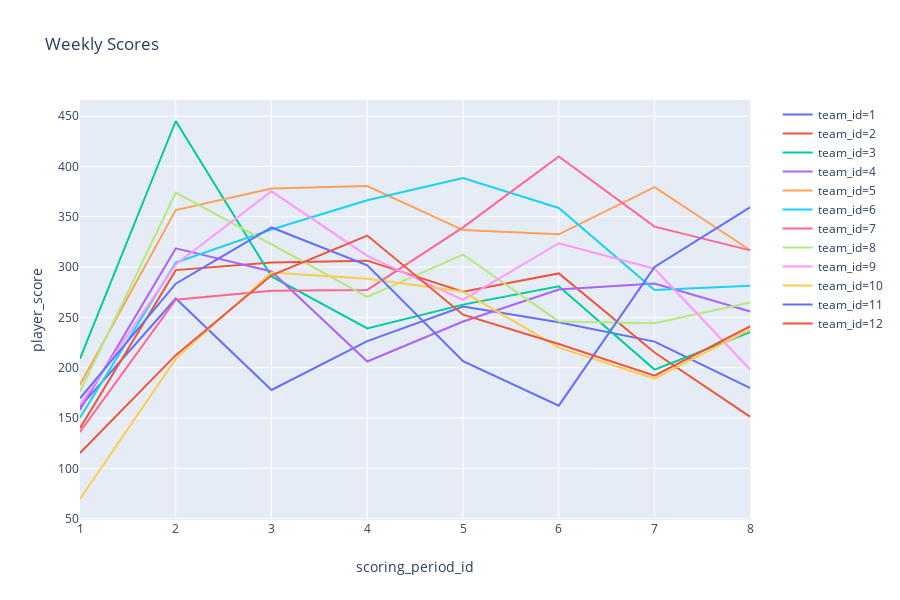

Notebook cell for this chart:
### Code cell
import plotly.express as px


fig = px.line(weekly_score, 
              x='scoring_period_id', 
              y='player_score', 
              color='team_id',
              title='Weekly Scores')
fig.show()

### Figure 1 — Plotly figure (JSON) as saved in the notebook; plotly's stock layout.template omitted (floating-point values rounded to 4 significant figures)
{"data": [{"hoverlabel": {"namelength": 0}, "hovertemplate": "team_id=1<br>scoring_period_id=%{x}<br>player_score=%{y}", "legendgroup": "team_id=1", "line": {"color": "#636efa", "dash": "solid"}, "mode": "lines", "name": "team_id=1", "showlegend": true, "type": "scatter", "x": [1, 2, 3, 4, 5, 6, 7, 8], "xaxis": "x", "y": [161.0, 268.8, 177.9, 226.4, 260.8, 245.2, 225.9, 179.7], "yaxis": "y"}, {"hoverlabel": {"namelength": 0}, "hovertemplate": "team_id=2<br>scoring_period_id=%{x}<br>player_score=%{y}", "legendgroup": "team_id=2", "line": {"color": "#EF553B", "dash": "solid"}, "mode": "lines", "name": "team_id=2", "showlegend": true, "type": "scatter", "x": [1, 2, 3, 4, 5, 6, 7, 8], "xaxis": "x", "y": [139.8, 297, 304.5, 306.4, 275.6, 293.7, 215.1, 151.1], "yaxis": "y"}, {"hoverlabel": {"namelength": 0}, "hovertemplate": "team_id=3<br>scoring_period_id=%{x}<br>player_score=%{y}", "legendgroup": "team_id=3", "line": {"color": "#00cc96", "dash": "solid"}, "mode": "lines", "name": "team_id=3", "showlegend": true, "type": "scatter", "x": [1, 2, 3, 4, 5, 6, 7, 8], "xaxis": "x", "y": [208.9, 445.2, 290.7, 239.1, 262.7, 280.9, 198.1, 235.4], "yaxis": "y"}, {"hoverlabel": {"namelength": 0}, "hovertemplate": "team_id=4<br>scoring_period_id=%{x}<br>player_score=%{y}", "legendgroup": "team_id=4", "line": {"color": "#ab63fa", "dash": "solid"}, "mode": "lines", "name": "team_id=4", "showlegend": true, "type": "scatter", "x": [1, 2, 3, 4, 5, 6, 7, 8], "xaxis": "x", "y": [158.3, 318.6, 295.6, 206.2, 245.9, 277.7, 283.7, 255.9], "yaxis": "y"}, {"hoverlabel": {"namelength": 0}, "hovertemplate": "team_id=5<br>scoring_period_id=%{x}<br>player_score=%{y}", "legendgroup": "team_id=5", "line": {"color": "#FFA15A", "dash": "solid"}, "mode": "lines", "name": "team_id=5", "showlegend": true, "type": "scatter", "x": [1, 2, 3, 4, 5, 6, 7, 8], "xaxis": "x", "y": [183, 356.7, 378.0, 380.6, 336.8, 332.6, 379.5, 316.7], "yaxis": "y"}, {"hoverlabel": {"namelength": 0}, "hovertemplate": "team_id=6<br>scoring_period_id=%{x}<br>player_score=%{y}", "legendgroup": "team_id=6", "line": {"color": "#19d3f3", "dash": "solid"}, "mode": "lines", "name": "team_id=6", "showlegend": true, "type": "scatter", "x": [1, 2, 3, 4, 5, 6, 7, 8], "xaxis": "x", "y": [150.3, 304.6, 337.4, 366.4, 388.6, 358.8, 277.3, 281.5], "yaxis": "y"}, {"hoverlabel": {"namelength": 0}, "hovertemplate": "team_id=7<br>scoring_period_id=%{x}<br>player_score=%{y}", "legendgroup": "team_id=7", "line": {"color": "#FF6692", "dash": "solid"}, "mode": "lines", "name": "team_id=7", "showlegend": true, "type": "scatter", "x": [1, 2, 3, 4, 5, 6, 7, 8], "xaxis": "x", "y": [136.2, 267.6, 276.4, 277.3, 339.5, 409.9, 340.2, 316.6], "yaxis": "y"}, {"hoverlabel": {"namelength": 0}, "hovertemplate": "team_id=8<br>scoring_period_id=%{x}<br>player_score=%{y}", "legendgroup": "team_id=8", "line": {"color": "#B6E880", "dash": "solid"}, "mode": "lines", "name": "team_id=8", "showlegend": true, "type": "scatter", "x": [1, 2, 3, 4, 5, 6, 7, 8], "xaxis": "x", "y": [176.3, 373.9, 322.7, 270.4, 312.4, 246, 244.3, 264.9], "yaxis": "y"}, {"hoverlabel": {"namelength": 0}, "hovertemplate": "team_id=9<br>scoring_period_id=%{x}<br>player_score=%{y}", "legendgroup": "team_id=9", "line": {"color": "#FF97FF", "dash": "solid"}, "mode": "lines", "name": "team_id=9", "showlegend": true, "type": "scatter", "x": [1, 2, 3, 4, 5, 6, 7, 8], "xaxis": "x", "y": [163.1, 302.6, 375.3, 311.2, 267.5, 323.7, 298.4, 197.9], "yaxis": "y"}, {"hoverlabel": {"namelength": 0}, "hovertemplate": "team_id=10<br>scoring_period_id=%{x}<br>player_score=%{y}", "legendgroup": "team_id=10", "line": {"color": "#FECB52", "dash": "solid"}, "mode": "lines", "name": "team_id=10", "showlegend": true, "type": "scatter", "x": [1, 2, 3, 4, 5, 6, 7, 8], "xaxis": "x", "y": [69.5, 208.8, 294.5, 288.4, 275.7, 219.9, 189.2, 238.1], "yaxis": "y"}, {"hoverlabel": {"namelength": 0}, "hovertemplate": "team_id=11<br>scoring_period_id=%{x}<br>player_score=%{y}", "legendgroup": "team_id=11", "line": {"color": "#636efa", "dash": "solid"}, "mode": "lines", "name": "team_id=11", "showlegend": true, "type": "scatter", "x": [1, 2, 3, 4, 5, 6, 7, 8], "xaxis": "x", "y": [169.6, 283.5, 339.4, 301.7, 206.4, 162.3, 300.1, 359.6], "yaxis": "y"}, {"hoverlabel": {"namelength": 0}, "hovertemplate": "team_id=12<br>scoring_period_id=%{x}<br>player_score=%{y}", "legendgroup": "team_id=12", "line": {"color": "#EF553B", "dash": "solid"}, "mode": "lines", "name": "team_id=12", "showlegend": true, "type": "scatter", "x": [1, 2, 3, 4, 5, 6, 7, 8], "xaxis": "x", "y": [115.2, 212.5, 291.8, 331.3, 252.7, 223.6, 192, 241.2], "yaxis": "y"}], "layout": {"height": 600, "legend": {"tracegroupgap": 0}, "title": {"text": "Weekly Scores"}, "xaxis": {"anchor": "y", "domain": [0, 0.98], "title": {"text": "scoring_period_id"}}, "yaxis": {"anchor": "x", "domain": [0, 1], "title": {"text": "player_score"}}}}
